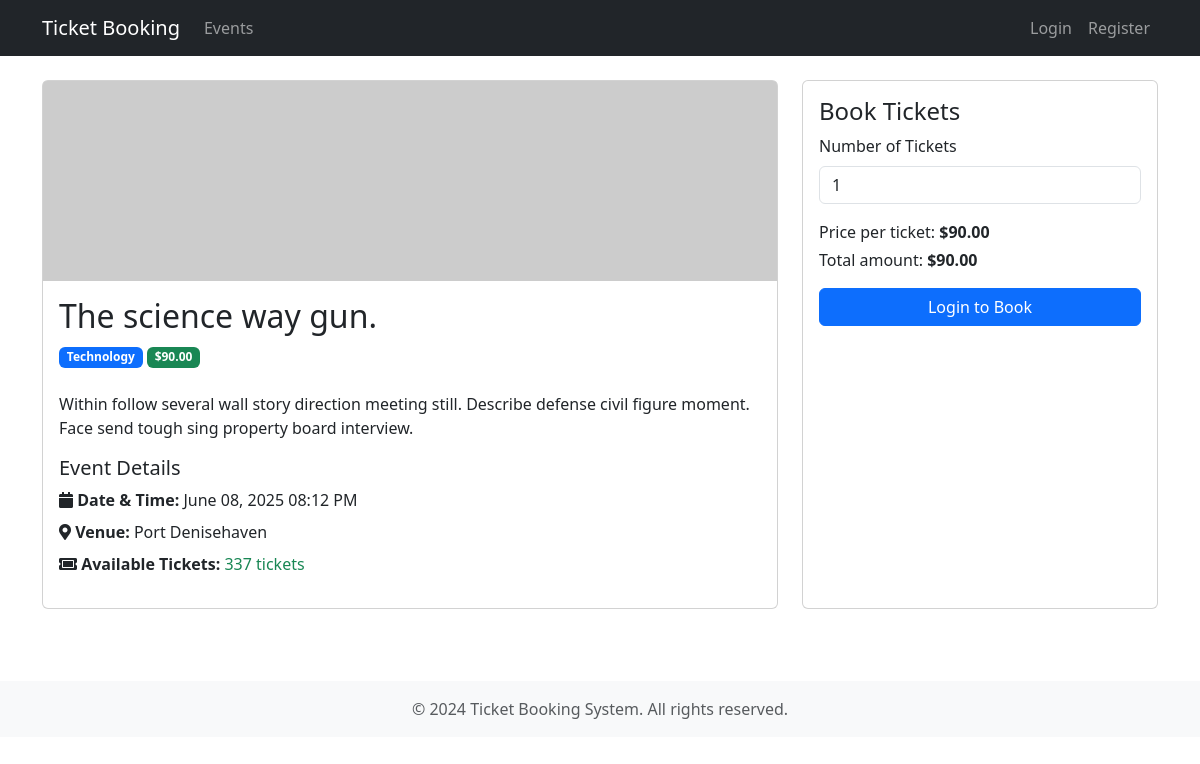
The app's page /events/8, older data.
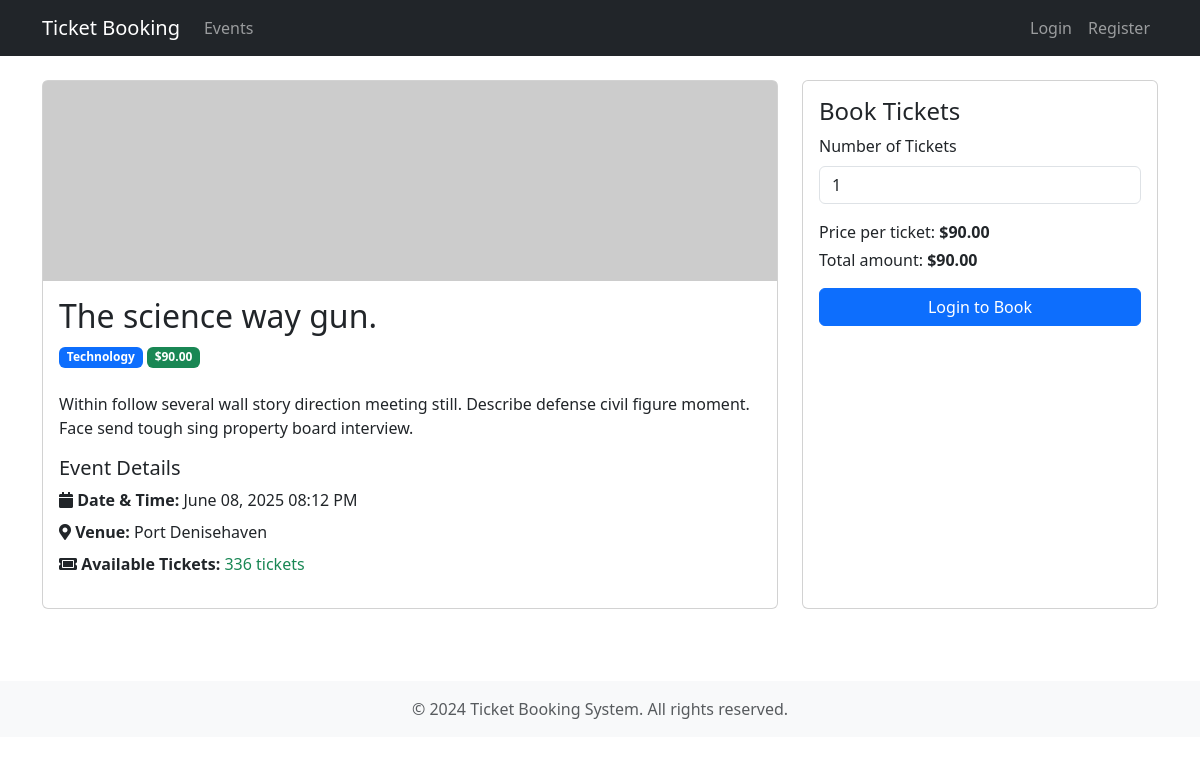
The same page, newer data.
### app/models/event.py (models this page shows, shortened)
class Event(db.Model):
    __tablename__ = "events"
    id = db.Column(db.Integer, primary_key=True)
    title = db.Column(db.String(200), nullable=False)
    description = db.Column(db.Text)
    status = db.Column(db.String(50), default="draft")
    venue = db.Column(db.String(200), nullable=False)
    event_date = db.Column(db.DateTime, nullable=False)
    total_tickets = db.Column(db.Integer, nullable=False)
    available_tickets = db.Column(db.Integer, nullable=False)
    price = db.Column(db.Float, nullable=False)
    category = db.Column(db.String(50))
    image_url = db.Column(db.String(500))
    is_active = db.Column(db.Boolean, default=True)
    created_at = db.Column(db.DateTime, default=datetime.utcnow)
    updated_at = db.Column(
        db.DateTime, default=datetime.utcnow, onupdate=datetime.utcnow
    )
    tickets = db.relationship("Ticket", backref="event", lazy=True)

### app/routes/events.py (the view)
@events_bp.route("/<int:event_id>")
def detail(event_id):
    event = Event.query.get_or_404(event_id)
    form = BookingForm()
    return render_template("events/detail.html", event=event, form=form)

### app/forms/booking.py
class BookingForm(FlaskForm):
    quantity = IntegerField("Number of Tickets", default=1)
    submit = SubmitField("Book Now")
    def __init__(self, max_tickets=10, *args, **kwargs):
        super().__init__(*args, **kwargs)
        self.quantity.validators = [
            DataRequired(),
            NumberRange(min=1, max=max_tickets, message=f"You can book between 1 and {max_tickets} tickets"),
        ]

### app/routes/auth.py (called while the page is built)
@auth_bp.before_app_request
def before_request():
    if current_user.is_authenticated and not current_user.is_confirmed \
        and request.blueprint != 'auth' \
        and request.endpoint != 'static':
        return redirect(url_for('auth.unconfirmed'))

### app/utils/filters.py (called while the page is built)
def format_price(value):
    return f"${value:,.2f}"

### app/templates/events/detail.html (shortened to what this page needs)
{% extends "base.html" %}
{% block content %}
<div class="row">
    <div class="col-md-8 mb-4">
        <div class="card h-100">
            {% if event.image_url %}
            <img src="{{ event.image_url }}" class="card-img-top event-image" alt="{{ event.title }}">
            {% else %}
            <img src="{{ url_for('static', filename='images/default-event.jpg') }}" class="card-img-top event-image"
                alt="Default Event Image">
            {% endif %}
            <div class="card-body">
                <h2 class="card-title">{{ event.title }}</h2>
                <div class="mb-4">
                    <span class="badge bg-primary">{{ event.category }}</span>
                    <span class="badge bg-success">{{ event.price | format_price }}</span>
                </div>
                <p class="card-text">{{ event.description }}</p>
                <div class="mb-3">
                    <h5>Event Details</h5>
                    <ul class="list-unstyled">
                        <li class="mb-2">
                            <i class="fas fa-calendar"></i>
                            <strong> Date & Time: </strong>
                            {{ event.event_date.strftime('%B %d, %Y %I:%M %p') }}
                        </li>
                        <li class="mb-2">
                            <i class="fas fa-map-marker-alt"></i>
                            <strong> Venue: </strong>
                            {{ event.venue }}
                        </li>
                        <li class="mb-2">
                            <i class="fas fa-ticket-alt"></i>
                            <strong> Available Tickets: </strong>
                            {% if event.available_tickets > 0 %}
                            <span class="text-success">{{ event.available_tickets }} tickets</span>
                            {% else %}
                            <span class="text-danger">Sold Out</span>
                            {% endif %}
                        </li>
                    </ul>
                </div>
            </div>
        </div>
    </div>
    <div class="col-md-4 mb-4">
        <div class="card h-100">
            <div class="card-body">
                <h4 class="card-title">Book Tickets</h4>
                {% if event.available_tickets > 0 %}
                <form method="POST" action="{{ url_for('booking.create_booking', event_id=event.id) }}">
                    <div class="mb-3">
                        <label for="quantity" class="form-label">Number of Tickets</label>
                        {{ form.quantity(class="form-control", id="quantity", min=1, max=event.available_tickets) }}
                    </div>
                    <div class="mb-3">
                        <p class="mb-1">Price per ticket: <strong>{{ event.price | format_price }}</strong></p>
                        <p class="mb-1">Total amount: <strong id="total-amount">{{ event.price | format_price
                                }}</strong></p>
                    </div>
                    <div class="d-grid">
                        {% if current_user.is_authenticated %}
                        <button type="submit" class="btn btn-primary">Book Now</button>
                        {% else %}
                        <a href="{{ url_for('auth.login', next=request.path) }}" class="btn btn-primary">Login to
                            Book</a>
                        {% endif %}
                    </div>
                </form>
                {% else %}
                <div class="alert alert-danger">
                    Sorry, this event is sold out.
                </div>
                {% endif %}
            </div>
        </div>
    </div>
</div>
{% endblock %}
{% block extra_css %}
<link rel="stylesheet" href="https://cdnjs.cloudflare.com/ajax/libs/font-awesome/5.15.4/css/all.min.css">
{% endblock %}

Row changes from the older to the newer data that the page shows:
changed Event "The science way gun.": available_tickets "337" → "336"
